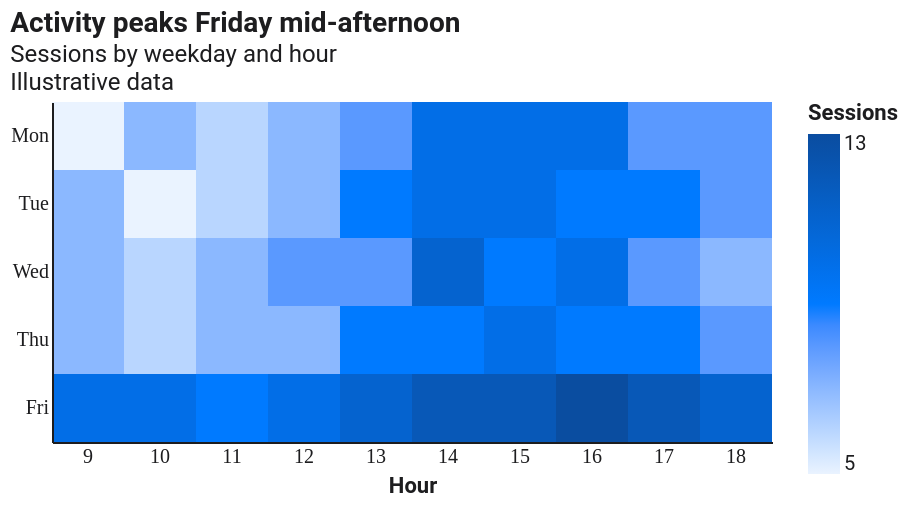

Here is the Vega-Lite specification saved for this chart:
### Vega-Lite specification from a JSON file in a GitHub repository (floating-point values rounded to 4 significant figures)
{"$schema": "https://vega.github.io/schema/vega-lite/v5.json", "config": {"background": "#FFFFFF", "font": "Roboto, Roboto Serif, Roboto Mono, system-ui, sans-serif", "view": {"stroke": null, "cornerRadius": 10}, "axis": {"domain": true, "domainColor": "#1D1D1F", "labelColor": "#1D1D1F", "titleColor": "#1D1D1F", "grid": false, "ticks": false, "labelFont": "Roboto Mono", "titleFont": "Roboto"}, "axisTop": {"domain": false, "domainColor": null, "labels": false, "ticks": false, "title": null}, "axisRight": {"domain": false, "domainColor": null, "labels": false, "ticks": false, "title": null}, "legend": {"titleFont": "Roboto", "labelFont": "Roboto", "labelColor": "#1D1D1F", "titleColor": "#1D1D1F"}, "title": {"font": "Roboto", "fontSize": 14, "color": "#1D1D1F", "subtitleFont": "Roboto", "subtitleColor": "#1D1D1F"}, "range": {"category": ["#FF3B30", "#FF9500", "#FFCC00", "#28CD41", "#79DBDC", "#007AFF", "#AF52DE", "#FF2D55"]}, "bar": {"cornerRadiusEnd": 4}, "line": {"strokeWidth": 2}, "point": {"filled": true, "size": 40}}, "width": 360, "height": 170, "title": {"text": "Activity peaks Friday mid-afternoon", "subtitle": ["Sessions by weekday and hour", "Illustrative data"], "anchor": "start"}, "data": {"values": [{"day": "Mon", "hour": 9, "sessions": 5}, {"day": "Mon", "hour": 10, "sessions": 7}, {"day": "Mon", "hour": 11, "sessions": 6}, {"day": "Mon", "hour": 12, "sessions": 7}, {"day": "Mon", "hour": 13, "sessions": 8}, {"day": "Mon", "hour": 14, "sessions": 10}, {"day": "Mon", "hour": 15, "sessions": 10}, {"day": "Mon", "hour": 16, "sessions": 10}, {"day": "Mon", "hour": 17, "sessions": 8}, {"day": "Mon", "hour": 18, "sessions": 8}, {"day": "Tue", "hour": 9, "sessions": 7}, {"day": "Tue", "hour": 10, "sessions": 5}, {"day": "Tue", "hour": 11, "sessions": 6}, {"day": "Tue", "hour": 12, "sessions": 7}, {"day": "Tue", "hour": 13, "sessions": 9}, {"day": "Tue", "hour": 14, "sessions": 10}, {"day": "Tue", "hour": 15, "sessions": 10}, {"day": "Tue", "hour": 16, "sessions": 9}, {"day": "Tue", "hour": 17, "sessions": 9}, {"day": "Tue", "hour": 18, "sessions": 8}, {"day": "Wed", "hour": 9, "sessions": 7}, {"day": "Wed", "hour": 10, "sessions": 6}, {"day": "Wed", "hour": 11, "sessions": 7}, {"day": "Wed", "hour": 12, "sessions": 8}, {"day": "Wed", "hour": 13, "sessions": 8}, {"day": "Wed", "hour": 14, "sessions": 11}, {"day": "Wed", "hour": 15, "sessions": 9}, {"day": "Wed", "hour": 16, "sessions": 10}, {"day": "Wed", "hour": 17, "sessions": 8}, {"day": "Wed", "hour": 18, "sessions": 7}, {"day": "Thu", "hour": 9, "sessions": 7}, {"day": "Thu", "hour": 10, "sessions": 6}, {"day": "Thu", "hour": 11, "sessions": 7}, {"day": "Thu", "hour": 12, "sessions": 7}, {"day": "Thu", "hour": 13, "sessions": 9}, {"day": "Thu", "hour": 14, "sessions": 9}, {"day": "Thu", "hour": 15, "sessions": 10}, {"day": "Thu", "hour": 16, "sessions": 9}, {"day": "Thu", "hour": 17, "sessions": 9}, {"day": "Thu", "hour": 18, "sessions": 8}, {"day": "Fri", "hour": 9, "sessions": 10}, {"day": "Fri", "hour": 10, "sessions": 10}, {"day": "Fri", "hour": 11, "sessions": 9}, {"day": "Fri", "hour": 12, "sessions": 10}, {"day": "Fri", "hour": 13, "sessions": 11}, {"day": "Fri", "hour": 14, "sessions": 12}, {"day": "Fri", "hour": 15, "sessions": 12}, {"day": "Fri", "hour": 16, "sessions": 13}, {"day": "Fri", "hour": 17, "sessions": 12}, {"day": "Fri", "hour": 18, "sessions": 11}]}, "layer": [{"mark": {"type": "rect"}, "encoding": {"color": {"field": "sessions", "type": "quantitative", "scale": {"range": ["#EAF3FF", "#007AFF", "#0A4DA0"]}, "legend": {"title": "Sessions"}}}}], "encoding": {"x": {"field": "hour", "type": "ordinal", "axis": {"title": "Hour", "labelAngle": 0}}, "y": {"field": "day", "type": "ordinal", "sort": ["Mon", "Tue", "Wed", "Thu", "Fri"], "axis": {"title": null}}}}
